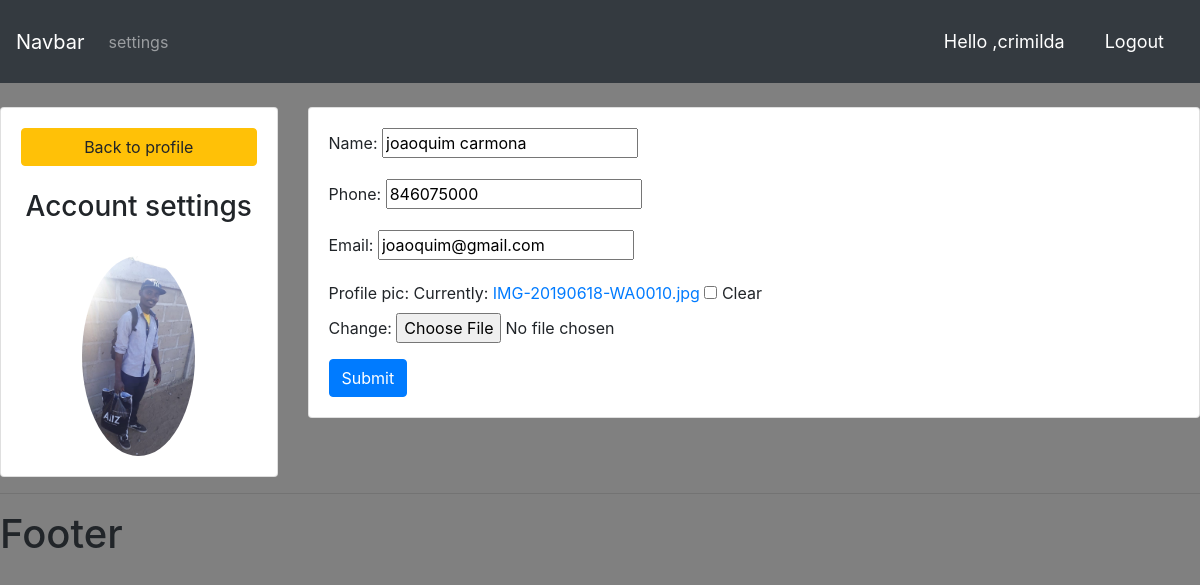
/account/ (signed in), run on the app's committed database.
### appacounts/models.py (models this page shows, shortened)
class custumer(models.Model):
    user = models.OneToOneField(User, null=True, blank=True, on_delete=models.CASCADE)
    name = models.CharField(max_length=200,null=True)
    phone = models.CharField(max_length=200,null=True)
    email = models.CharField(max_length=200,null=True)
    profile_pic = models.ImageField(default="FB_IMG_15550090934306248.jpg", null=True, blank=True)
    date_ceated = models.DateField(auto_now_add=True,null=True)

### appacounts/decorators.py (the view)
        def wrapper_func(request, *args, **kwargs):
            group = None
            if request.user.groups.exists():
                group = request.user.groups.all()[0].name
            if group in allowed_roles:
               return view_func(request, *args, **kwargs)
            else:
                return HttpResponse('you are not allowed to view this page')

### appacounts/forms.py
class CustumerForm(ModelForm):
    class Meta:
        model = custumer
        fields = '__all__'
        exclude = ['user']

### appacounts/views.py (called while the page is built)
@login_required(login_url='login')
@allowed_users(allowed_roles=['custumer'])
def accountSettings(request):
    custumer = request.user.custumer
    form = CustumerForm(instance=custumer)
    if request.method == 'POST':
        form = CustumerForm(request.POST, request.FILES, instance=custumer)
        if form.is_valid():
            form.save()
    context = {'form':form}
    return render(request,'appacounts/account_settings.html', context)

### appacounts/templates/appacounts/account_settings.html (shortened to what this page needs)
{% extends 'appacounts/main.html' %}
{% load static %}
{% block content %}
<br>
<div class="row">
    <div class="col-md-3">
        <div class="card card-body">
            <a class="btn btn-warning" href="{% url 'home' %}">Back to profile</a>
            <br>
            <h3 style="text-align: center;">Account settings</h3>
            <br>
            <img class="profile-pic" src="{{ request.user.custumer.profile_pic.url }}" alt="">
        </div>
    </div>
    <div class="col-md-9">
        <div class="card card-body">
            <form action="" method="post" enctype="multipart/form-data">
                {{ form.as_p }}
                <input class="btn btn-primary" type="submit" name="update information">
            </form>
        </div>
    </div>
</div>
{% endblock %}

### appacounts/templates/appacounts/navbar.html (shortened to what this page needs)
{% load static %}
<nav class="navbar navbar-expand-lg navbar-dark bg-dark">
    <a class="navbar-brand" href="#">Navbar</a>
    <div class="collapse navbar-collapse" id="navbarNav">
        <ul class="navbar-nav">
            {% if request.user.is_staff %}
            <li class="nav-item active">
                <a class="nav-link" href="{% url 'home' %}">Dushboard</a>
            </li>
            <li class="nav-item">
                <a class="nav-link" href="{% url 'products' %}">Products</a>
            </li>
            {% else %}
             <li class="nav-item">
                 <a href="{% url 'account' %}" class="nav-link">settings</a>
             </li>
            {% endif %}
        </ul>
    </div>
    <span class="hello-message">Hello ,{{ request.user }} </span>
    <span><a class="hello-message" href="{% url 'logout' %}">Logout</a></span>
</nav>

### static/css/main.css (style rules this page uses)
body { background-color: gray; }

### appacounts/templates/appacounts/navbar.html (style rules this page uses)
.hello-message { font-size: 18px; color: white; margin: 20px; }

### appacounts/templates/appacounts/account_settings.html (style rules this page uses)
.profile-pic { max-width: 200px; max-height: 200px; margin: 0 auto; border-radius: 50%; }

### data on the page
custumer: name "joaoquim carmona", phone "846075000", email "joaoquim@gmail.com"

### other printed values
{{ request.user }} "crimilda"
